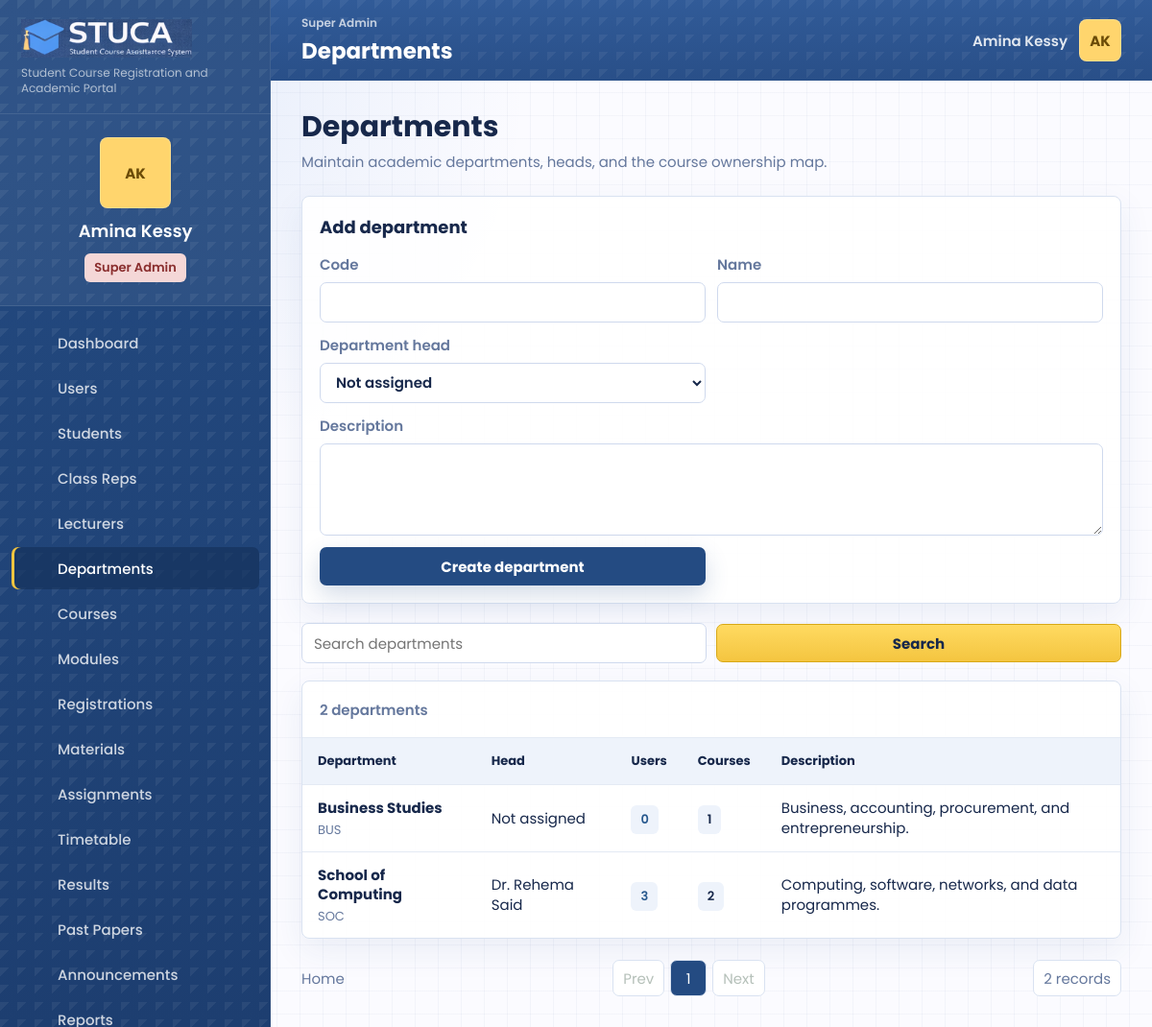
Screenshot of /departments.php (signed in) with the database file from the repository.
### tables this page shows
CREATE TABLE users (
    id INT UNSIGNED AUTO_INCREMENT PRIMARY KEY,
    role_id INT UNSIGNED NOT NULL,
    department_id INT UNSIGNED NULL,
    name VARCHAR(140) NOT NULL,
    email VARCHAR(190) NOT NULL UNIQUE,
    password_hash VARCHAR(255) NOT NULL,
    status ENUM('active', 'suspended') NOT NULL DEFAULT 'active',
    student_number VARCHAR(60) NULL UNIQUE,
    staff_number VARCHAR(60) NULL UNIQUE,
    phone VARCHAR(40) NULL,
    program VARCHAR(160) NULL,
    class_group VARCHAR(80) NULL,
    created_at TIMESTAMP DEFAULT CURRENT_TIMESTAMP,
    updated_at TIMESTAMP DEFAULT CURRENT_TIMESTAMP ON UPDATE CURRENT_TIMESTAMP,
    INDEX idx_users_role (role_id),
    INDEX idx_users_department (department_id),
    INDEX idx_users_status (status),
    CONSTRAINT fk_users_role FOREIGN KEY (role_id) REFERENCES roles(id),
    CONSTRAINT fk_users_department FOREIGN KEY (department_id) REFERENCES departments(id) ON DELETE SET NULL
);

CREATE TABLE departments (
    id INT UNSIGNED AUTO_INCREMENT PRIMARY KEY,
    name VARCHAR(160) NOT NULL,
    code VARCHAR(30) NOT NULL UNIQUE,
    description TEXT NULL,
    head_user_id INT UNSIGNED NULL,
    created_at TIMESTAMP DEFAULT CURRENT_TIMESTAMP,
    updated_at TIMESTAMP DEFAULT CURRENT_TIMESTAMP ON UPDATE CURRENT_TIMESTAMP,
    INDEX idx_departments_code (code)
);

### public/departments.php (the view, shortened to what the rows shown need)
<?php
require dirname(__DIR__) . '/app/bootstrap.php';
$repo = repository();
$user = current_user();
$filters = ['search' => request_value('search')];
$departments = $repo->getDepartments($filters);
$pagination = paginate($departments, (int) request_value('page', '1'), app_config('items_per_page'));
page_start('Departments', 'departments');
?>
<section class="page-title-row">
    <div>
        <h2>Departments</h2>
    </div>
</section>
<?php if (is_admin_role($user['role'])): ?>
<section class="panel compact">
    <div class="panel-heading"><h2>Add department</h2></div>
</section>
<?php endif; ?>
<section class="panel table-panel">
    <div class="responsive-table">
        <table>
            <thead><tr><th>Department</th><th>Head</th><th>Users</th><th>Courses</th><th>Description</th></tr></thead>
            <tbody>
                <?php foreach ($pagination['items'] as $department): ?>
                    <tr>
                        <td><strong><?= e($department['name']) ?></strong><span><?= e($department['code']) ?></span></td>
                        <td><?= e($department['head_name'] ?? 'Not assigned') ?></td>
                        <td><span class="pill soft"><?= e($department['user_count'] ?? 0) ?></span></td>
                        <td><span class="pill"><?= e($department['course_count'] ?? 0) ?></span></td>
                        <td><?= e($department['description'] ?? '') ?></td>
                    </tr>
                <?php endforeach; ?>
            </tbody>
        </table>
    </div>
</section>
<?php
page_end();

### app/includes/layout.php (shortened to what the rows shown need)
<?php
function page_start(string $title, string $active): void
{
    $user = current_user();
    if ($user && !empty($user['email'])) {
        $freshUser = repository()->findUserByEmail($user['email']);
        if ($freshUser) {
            unset($freshUser['password_hash']);
            $user = $freshUser;
        }
    }
    $displayName = $user['name'] ?? 'Guest';
    $role = role_label($user['role'] ?? null);
    ?>
    <!doctype html>
    <html lang="en">
    <head>
        <link rel="stylesheet" href="assets/css/styles.css?v=20260601-workflow">
    </head>
    <body class="page-<?= e($active) ?>">
        <aside class="sidebar" id="sidebar">
            <div class="profile-card">
                <div class="avatar-initials"><?= e(initials($displayName)) ?></div>
                <strong><?= e($displayName) ?></strong>
                <span class="role-pill <?= e(role_badge_class($user['role'] ?? null)) ?>"><?= e($role) ?></span>
            </div>
        </aside>
        <div class="app-shell">
            <header class="topbar">
                <div>
                    <h1><?= e($title) ?></h1>
                </div>
                <div class="topbar-user">
                    <span class="topbar-name"><?= e($displayName) ?></span>
                    <a class="avatar-initials tiny" href="profile.php" aria-label="Open profile"><?= e(initials($displayName)) ?></a>
                </div>
            </header>
            <main class="content" id="content">
    <?php
}
function page_end(): void
{
    ?>
            </main>
        </div>
    </body>
    </html>
    <?php
}
    ?>

### rows the page displays
users: name "AK", name "Amina Kessy"
departments: name "Business Studies", code "BUS", head_name "Not assigned", user_count "0", course_count "1", description "Business, accounting, procurement, and entrepreneurship."
departments: name "School of Computing", code "SOC", head_user.name "Dr. Rehema Said", user_count "3", course_count "2", description "Computing, software, networks, and data programmes."

### other values shown
$config['app_subtitle'] "Student Course Registration and Academic Portal"
$role "Super Admin"
$item['label'] "Dashboard"
$item['label'] "Users"
$item['label'] "Students"
$item['label'] "Class Reps"
$item['label'] "Lecturers"
$item['label'] "Departments"
$item['label'] "Courses"
$item['label'] "Modules"
$item['label'] "Registrations"
$item['label'] "Materials"
$item['label'] "Assignments"
$item['label'] "Timetable"
$item['label'] "Results"
